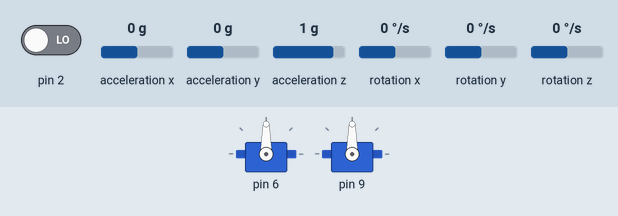
Simulated run of this sketch. Board: Arduino Uno, built with avr-gcc and run on an emulated ATmega328P. Shown: 2 × servo. The test bench sets the inputs (shaded band); at power-on: rotation z 0 °/s, pin 2 LOW, acceleration x 0 g, acceleration y 0 g, acceleration z 1 g, rotation x 0 °/s, rotation y 0 °/s. The sensor or clock chip raises its interrupt line as the real part does; what the sketch prints to the serial monitor is not drawn.

Above: at 1.7 s.
1.8 s: rotation z set to -192 °/s
At 2.5 s:
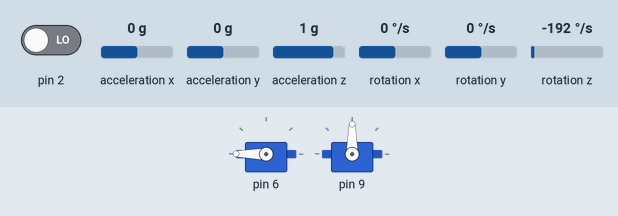
4.8 s: pin 2 driven HIGH
7.8 s: acceleration x set to -1.4 g
10.8 s: acceleration y set to -1.4 g
At 12.2 s:
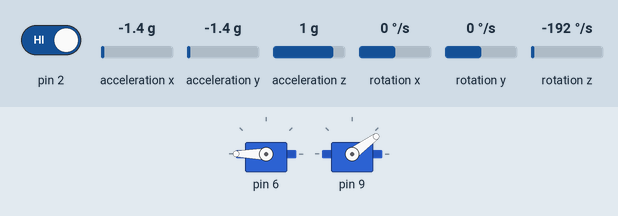
13.8 s: acceleration z set to -1.4 g
At 14.3 s:
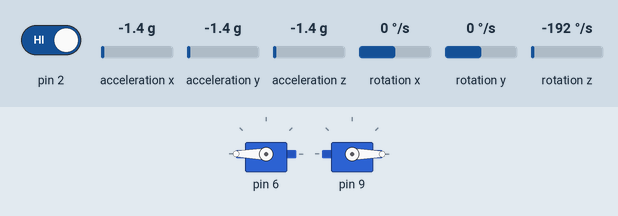
16.8 s: rotation z set to 0 °/s
At 16.8 s:
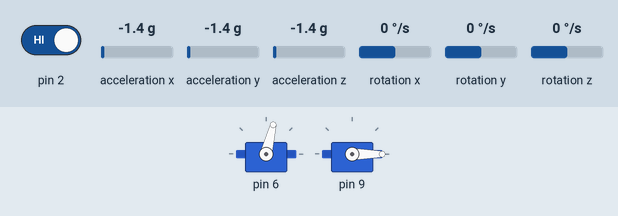
Timing chart, 0 to 19.3 s (numbered marks = the images above; inputs shaded):
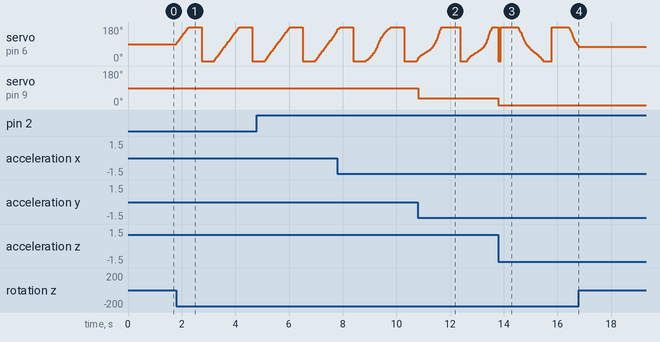

The sketch:

Robot.ino
```cpp
// uncomment "OUTPUT_TEAPOT" if you want output that matches the
// format used for the InvenSense teapot demo
//#define OUTPUT_TEAPOT

// uncomment "BLUETOOTH_MODE" if you want to pilot the motors
// with the bluetooth remote controller
//#define BLUETOOTH_MODE

#include "Arduino_Mapping.h"
#include "CC_Motor.h"
#include "Servo_Actuator.h"
#include <Servo.h>
#include "utilities.h"
// library: scheduler (multi-tasking)
#include "SchedulerARMAVR.h"

//using namespace std;

#define STEER_DELAY     25
#define DRIVE_DELAY     25

int val_steer = 1;         // steer servo value
int val_drive = 1;         // drive servo value

// tourelle servo definition
Servo_ActuatorClass TourelleYaw(6,820,2100,90);
Servo_ActuatorClass TourellePitch(9, 820, 2100, 90);
int tourelle_yaw_true_position;
int tourelle_pitch_true_position;
int val_yaw = 0;           // yaw servo value
int val_pitch = 0;         // pitch servo value

//CC motor control definition
CC_MotorClass MotorSteer;
CC_MotorClass MotorDrive;

signed char BleBuffer[2];        // command buffer from BLE
int idx_buffer;                  // index of received data from BLE


// MPU6050 definition *********************************************************
// ****************************************************************************
// I2Cdev and MPU6050 must be installed as libraries, or else the .cpp/.h files
// for both classes must be in the include path of your project
#include "I2Cdev.h"

#include "MPU6050_6Axis_MotionApps20.h"

// Arduino Wire library is required if I2Cdev I2CDEV_ARDUINO_WIRE implementation
// is used in I2Cdev.h
#if I2CDEV_IMPLEMENTATION == I2CDEV_ARDUINO_WIRE
#include <Wire\Wire.h>
#endif

// class default I2C address is 0x68
// specific I2C addresses may be passed as a parameter here
// AD0 low = 0x68 (default for SparkFun breakout and InvenSense evaluation board)
// AD0 high = 0x69
MPU6050 mpu;
//MPU6050 mpu(0x69); // <-- use for AD0 high

/* =========================================================================
NOTE: In addition to connection 3.3v, GND, SDA, and SCL, this sketch
depends on the MPU-6050's INT pin being connected to the Arduino's
external interrupt #0 pin. On the Arduino Uno and Mega 2560, this is
digital I/O pin 2.
* ========================================================================= */

// MPU control/status vars
bool dmpReady = false;  // set true if DMP init was successful
uint8_t mpuIntStatus;   // holds actual interrupt status byte from MPU
uint8_t devStatus;      // return status after each device operation (0 = success, !0 = error)
uint16_t packetSize;    // expected DMP packet size (default is 42 bytes)
uint16_t fifoCount;     // count of all bytes currently in FIFO
uint8_t fifoBuffer[64]; // FIFO storage buffer

// orientation/motion vars
Quaternion q;           // [w, x, y, z]         quaternion container
VectorInt16 aa;         // [x, y, z]            accel sensor measurements
VectorInt16 aaReal;     // [x, y, z]            gravity-free accel sensor measurements
VectorInt16 aaWorld;    // [x, y, z]            world-frame accel sensor measurements
VectorFloat gravity;    // [x, y, z]            gravity vector
float euler[3];         // [psi, theta, phi]    Euler angle container
float ypr[3];           // [yaw, pitch, roll]   yaw/pitch/roll container and gravity vector

// packet structure for InvenSense teapot demo
uint8_t teapotPacket[14] = { '$', 0x02, 0, 0, 0, 0, 0, 0, 0, 0, 0x00, 0x00, '\r', '\n' };

// ================================================================
// ===               INTERRUPT DETECTION ROUTINE                ===
// ================================================================

volatile bool mpuInterrupt = false;     // indicates whether MPU interrupt pin has gone high
void dmpDataReady() {
	mpuInterrupt = true;
}

// end MPU6050 definition ******************************************************


void setup()
{
	// start serial communication to display
	Serial.begin(115200);


	// initialize the tourelle engines
	TourelleYaw.init();
	TourellePitch.init();
	//MotorSteer.init(STEER_MOTOR_SENSE_1, STEER_MOTOR_SENSE_2, STEER_MOTOR_PWM);
	//MotorDrive.init(DRIVE_MOTOR_SENSE_1, DRIVE_MOTOR_SENSE_2, DRIVE_MOTOR_PWM);

	// configure the steering and driving threads
	Scheduler.startLoop(loopSteer,128);
	Scheduler.startLoop(loopDrive,128);


	// MPU6050 SETUP **************************************************************
	// ****************************************************************************
	// join I2C bus (I2Cdev library doesn't do this automatically)
#if I2CDEV_IMPLEMENTATION == I2CDEV_ARDUINO_WIRE
	Wire.begin();
	TWBR = 24; // 400kHz I2C clock (200kHz if CPU is 8MHz)
#elif I2CDEV_IMPLEMENTATION == I2CDEV_BUILTIN_FASTWIRE
	Fastwire::setup(400, true);
#endif

	// initialize device
	Serial.println(F("Initializing I2C devices..."));
	mpu.initialize();

	// verify connection
	Serial.println(F("Testing device connections..."));
	Serial.println(mpu.testConnection() ? F("MPU6050 connection successful") : F("MPU6050 connection failed"));

	// load and configure the DMP
	Serial.println(F("Initializing DMP..."));
	devStatus = mpu.dmpInitialize();

	// supply your own gyro offsets here, scaled for min sensitivity
	// with the results of the MPU6050 calibration
	mpu.setXAccelOffset(-539);
	mpu.setYAccelOffset(933);
	mpu.setZAccelOffset(981);
	mpu.setXGyroOffset(59);
	mpu.setYGyroOffset(-72);
	mpu.setZGyroOffset(-2);

	// make sure it worked (returns 0 if so)
	if (devStatus == 0) {
		// turn on the DMP, now that it's ready
		Serial.println(F("Enabling DMP..."));
		mpu.setDMPEnabled(true);

		// enable Arduino interrupt detection
		Serial.println(F("Enabling interrupt detection (Arduino external interrupt 0)..."));
		attachInterrupt(0, dmpDataReady, RISING);
		mpuIntStatus = mpu.getIntStatus();

		// set our DMP Ready flag so the main loop() function knows it's okay to use it
		Serial.println(F("DMP ready! Waiting for first interrupt..."));
		dmpReady = true;

		// get expected DMP packet size for later comparison
		packetSize = mpu.dmpGetFIFOPacketSize();
	}
	else {
		// ERROR!
		// 1 = initial memory load failed
		// 2 = DMP configuration updates failed
		// (if it's going to break, usually the code will be 1)
		Serial.print(F("DMP Initialization failed (code "));
		Serial.print(devStatus);
		Serial.println(F(")"));
	}

	// end MPU6050 SETUP **************************************************************


}

void loop()
{

	// MP6850

	// if programming failed, don't try to do anything
	if (!dmpReady) return;

	// wait for MPU interrupt or extra packet(s) available
	while (!mpuInterrupt && fifoCount < packetSize)
	{
		// other program behavior stuff here
		// .
		// .
		// .
		// if you are really paranoid you can frequently test in between other
		// stuff to see if mpuInterrupt is true, and if so, "break;" from the
		// while() loop to immediately process the MPU data
		// .
		// .
		// .

		// receive input from BLE (we expect three bytes: -128, x, y values)

#ifdef BLUETOOTH_MODE

		if (Serial.available())
		{
			signed char c = (signed char)Serial.read();

			// when we find out sentinal; reset the index
			if (c == -128) idx_buffer = 0;
			else  BleBuffer[idx_buffer++] = c;

		}
		else

			// if we somehow have lost connection - revert to center positions
		{
			//val_steer = 0;
			//val_drive = 0;

			//Serial.print(" lost ");
		}

		// have we received enough data?
		if (idx_buffer == 2)
		{
			// read input for steer (-127 .. 127)
			signed char cs = BleBuffer[0];
			val_yaw = cs * 90 / 127;
			val_steer = cs * 2;

			// read input for drive (-127 .. 127)
			signed char cd = BleBuffer[1];
			val_pitch = cd * 90 / 127;
			val_drive = cd * 2;

			// reset our index
			idx_buffer = 0;
			//Serial.print(cs); Serial.print(" raw "); Serial.print(cd); Serial.print(" ");
			//Serial.print(val_steer); Serial.print(" val "); Serial.print(val_drive);
		}


		//tourelle position feedback
		//tourelle_yaw_true_position = TourelleYaw.get_servo_position();
		//tourelle_pitch_true_position = TourellePitch.get_servo_position();

		//Serial.print("YAW "); Serial.print(tourelle_yaw_true_position, DEC);
		//Serial.print(" - PITCH "); Serial.print(tourelle_pitch_true_position, DEC);
#endif

	}

	// reset interrupt flag and get INT_STATUS byte
	mpuInterrupt = false;
	mpuIntStatus = mpu.getIntStatus();

	// get current FIFO count
	fifoCount = mpu.getFIFOCount();

	// check for overflow (this should never happen unless our code is too inefficient)
	if ((mpuIntStatus & 0x10) || fifoCount == 1024)
	{
		// reset so we can continue cleanly
		mpu.resetFIFO();
		Serial.println(F("FIFO overflow!"));

		// otherwise, check for DMP data ready interrupt (this should happen frequently)
	}
	else if (mpuIntStatus & 0x02)
	{
		// wait for correct available data length, should be a VERY short wait
		while (fifoCount < packetSize) fifoCount = mpu.getFIFOCount();

		// read a packet from FIFO
		mpu.getFIFOBytes(fifoBuffer, packetSize);

		// track FIFO count here in case there is > 1 packet available
		// (this lets us immediately read more without waiting for an interrupt)
		fifoCount -= packetSize;

		// display Euler angles in degrees
		mpu.dmpGetQuaternion(&q, fifoBuffer);
		mpu.dmpGetGravity(&gravity, &q);
		mpu.dmpGetYawPitchRoll(ypr, &q, &gravity);

		val_yaw = ypr[0] * 180 / M_PI;
		val_pitch = ypr[2] * 180 / M_PI;

		TourelleYaw.position(-val_yaw);
		TourellePitch.position(-val_pitch);

#ifdef OUTPUT_TEAPOT
		// display quaternion values in InvenSense Teapot demo format:
		teapotPacket[2] = fifoBuffer[0];
		teapotPacket[3] = fifoBuffer[1];
		teapotPacket[4] = fifoBuffer[4];
		teapotPacket[5] = fifoBuffer[5];
		teapotPacket[6] = fifoBuffer[8];
		teapotPacket[7] = fifoBuffer[9];
		teapotPacket[8] = fifoBuffer[12];
		teapotPacket[9] = fifoBuffer[13];
		Serial.write(teapotPacket, 14);
		teapotPacket[11]++; // packetCount, loops at 0xFF on purpose
#endif
	}

	// end of MPU6050


	//delay(10);
	// let other threads have time to do something
	yield();
}


void loopSteer()
{
	if (val_steer > 0)
	{
		MotorSteer.control_sense(MotorSteer.RIGHT);
		MotorSteer.control_speed(val_steer);
	}
	else
	{
		MotorSteer.control_sense(MotorSteer.LEFT);
		MotorSteer.control_speed(-val_steer);
	}
	// let other threads have time to do something (with minimum delay)
	Scheduler.delay(STEER_DELAY);
}

void loopDrive()
{
	if (val_drive > 0)
	{
		MotorDrive.control_sense(MotorDrive.RIGHT);
		MotorDrive.control_speed(val_drive);
	}
	else
	{
		MotorDrive.control_sense(MotorDrive.LEFT);
		MotorDrive.control_speed(-val_drive);
	}

	// let other threads have time to do something (with minimum delay)
	Scheduler.delay(DRIVE_DELAY);
}
```

Arduino_Mapping.h
```cpp
/*
 * Arduino_Mapping.h
 *
 *  Created on: 25 oct. 2015
 *      Author: Christophe
 */

// Arduino_Mapping.h

#ifndef _ARDUINO_MAPPING_h
#define _ARDUINO_MAPPING_h

#if defined(ARDUINO) && ARDUINO >= 100
	#include "arduino.h"
#else
	#include "WProgram.h"
#endif

// mapping from Bluno_scematic.pdf

// Discrete I/O D0-D13
#define PD0_RXD 0PD1_TXD 1
#define PD2_INT0 2
#define PD3_INT1_PWM1 3
#define PD4_XCK_T0 4
#define PD5_T1_PWM2 5
#define PD6_AIN0_PWM3 6
#define PD7_AIN1 7
#define PB0_ICP 8
#define PB1_OC1A_PWM4 9
#define PB2_SS_OC1B_PWM5 10
#define PB3_MOSI_OC2_PWM6 11
#define PB4_MISO 12
#define PB5_SCK 13

// Analog I/O
#define ADC0_PC0 A0
#define ADC1_PC1 A1
#define ADC2_PC2 A2
#define ADC3_PC3 A3
#define ADC4_SDA_PC4 A4
#define ADC5_SCL_PC5 A5

// Mapping CC-Motor STEER
#define STEER_MOTOR_SENSE_1 PD7_AIN1
#define STEER_MOTOR_SENSE_2 PB0_ICP
#define STEER_MOTOR_PWM PD5_T1_PWM2

// Mapping CC-Motor DRIVE
#define DRIVE_MOTOR_SENSE_1 PD2_INT0
#define DRIVE_MOTOR_SENSE_2 PD4_XCK_T0
#define DRIVE_MOTOR_PWM PD3_INT1_PWM1


#endif
```

CC_Motor.cpp
```cpp
/*
 * CC_Motor.cpp
 *
 *  Created on: 25 oct. 2015
 *      Author: Christophe
 */

//
//
//

#include "CC_Motor.h"

void CC_MotorClass::init(int pinpwm, int pinsense1, int pinsense2)
{
	ApinPWM = pinpwm;
	ApinSense1 = pinsense1;
	ApinSense2 = pinsense2;

	// CC motor init
	pinMode(ApinSense1,OUTPUT);
	pinMode(ApinSense2, OUTPUT);
	pinMode(ApinPWM, OUTPUT);
}

void CC_MotorClass::control_speed(int speedset)
{
	analogWrite(ApinPWM, speedset);
}

void CC_MotorClass::control_sense(T_MOTOR_SENSE sense)
{
	if (sense == RIGHT)
	{
		digitalWrite(ApinSense1, LOW);
		digitalWrite(ApinSense2, HIGH);
	}
	else
	{
		digitalWrite(ApinSense1, HIGH);
		digitalWrite(ApinSense2, LOW);
	}
}

CC_MotorClass CC_Motor;
```

CC_Motor.h
```cpp
/*
 * CC_Motor.h
 *
 *  Created on: 25 oct. 2015
 *      Author: Christophe
 */
// CC_Motor.h

#ifndef _CC_MOTOR_h
#define _CC_MOTOR_h

#if defined(ARDUINO) && ARDUINO >= 100
	#include "arduino.h"
#else
	#include "WProgram.h"
#endif

class CC_MotorClass
{
 private:
	 uint8_t ApinPWM;
	 uint8_t ApinSense1;
	 uint8_t ApinSense2;

 public:

	typedef enum {RIGHT, LEFT} T_MOTOR_SENSE;

	void init(int pinpwm, int pinsense1, int pinsense2);
	void control_speed(int speedset);
	void control_sense(T_MOTOR_SENSE sense);
};

// extern CC_MotorClass CC_Motor;

#endif
```

Servo_Actuator.cpp
```cpp
/*
 * Servo_Actuator.cpp
 *
 *  Created on: 25 oct. 2015
 *      Author: Christophe
 */
//
//
//
#include "Servo_Actuator.h"


Servo_ActuatorClass::Servo_ActuatorClass(int pinout,int minpwm,int maxpwm,int startservoposition)
{
	APinout = pinout; //Arduino input port mapping
	AMinPwm = minpwm; AMaxPwm = maxpwm; // Servo min and max PWM commands results of the calibration
	AStartServoPosition=startservoposition; // Servo position when the engine starts
	AServoPosition = 0; // init of the output position of the servo
}

void Servo_ActuatorClass::init()
{
	// PWM servo on pin out Apinout
	Servo::attach(APinout,AMinPwm,AMaxPwm);
	// Send the default command
	Servo::write(AStartServoPosition);
}

void Servo_ActuatorClass::calibrate()
{


}

void Servo_ActuatorClass::position(int angle)
{
	// AStartServoPosition is the position 0
	// The servo position is computed from this position
	AServoPosition = AStartServoPosition-angle;
	Servo::write(AServoPosition);
}

int Servo_ActuatorClass::get_servo_position() const
{
	return AServoPosition;
}
```

Servo_Actuator.h
```cpp
/*
 * Servo_Actuator.h
 *
 *  Created on: 25 oct. 2015
 *      Author: Christophe
 */

// Servo_Actuator.h

#ifndef _SERVO_ACTUATOR_h
#define _SERVO_ACTUATOR_h

#if defined(ARDUINO) && ARDUINO >= 100
	#include "arduino.h"

#else
	#include "WProgram.h"
#endif

#include <Servo.h>

class Servo_ActuatorClass: public Servo
{
 public:
	// Methods
	Servo_ActuatorClass(int pinout, int minpwm, int maxpwm, int startservoposition);
	void init();
	void calibrate();
	void position(int angle);
	int get_servo_position() const;

 private:
	// Attributs
	int APinout;
	int AMinPwm,AMaxPwm;
	int AStartServoPosition;
	int AServoPosition;


};

//extern Servo_ActuatorClass Actuator;

#endif
```

Utilities.cpp
```cpp
/*
 * Utilities.cpp
 *
 *  Created on: 25 oct. 2015
 *      Author: Christophe
 */
#include <stdio.h>
#include <stdarg.h>

void format(char *fmt,char *buf, ...)
{

	va_list args;
	va_start(args, fmt);
	vsnprintf(buf, 128, fmt, args);
	va_end(args);
}
```

Utilities.h
```cpp
/*
 * Utilities.h
 *
 *  Created on: 25 oct. 2015
 *      Author: Christophe
 */

// utilities.h

#ifndef _UTILITIES_h
#define _UTILITIES_h

void format(char *fmt,char *buf, ...);
#endif
```

Measured:
- after the input at 1.8 s, servo on pin 6: ramps from 0° to 180° and jumps back, once every 1.9 s
- after the input at 10.8 s, servo on pin 9: 90° → 36° at once
- after the input at 13.8 s, servo on pin 9: 36° → 0° at once
- after the input at 16.8 s, servo on pin 6: stops changing and stays 76°
